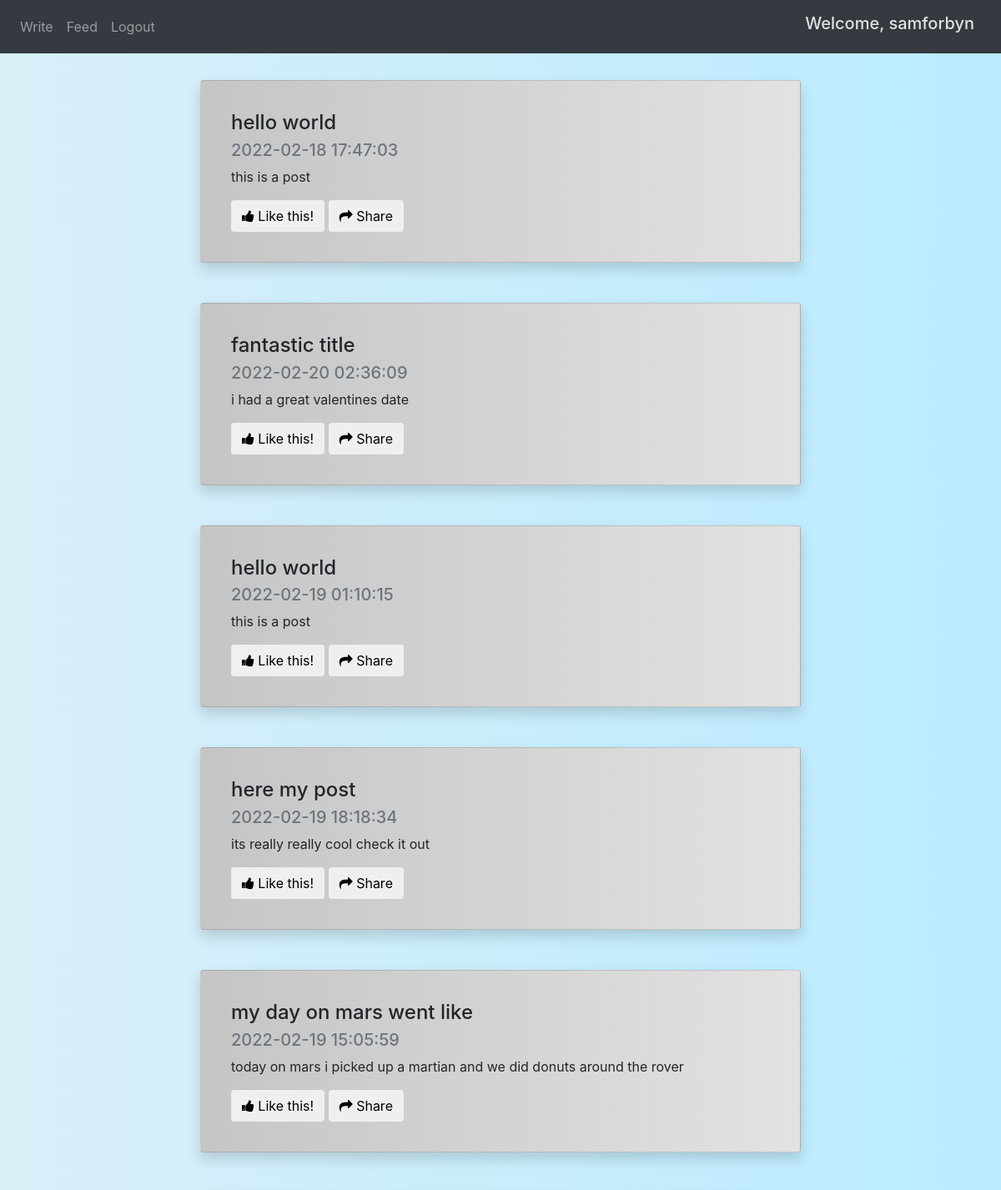
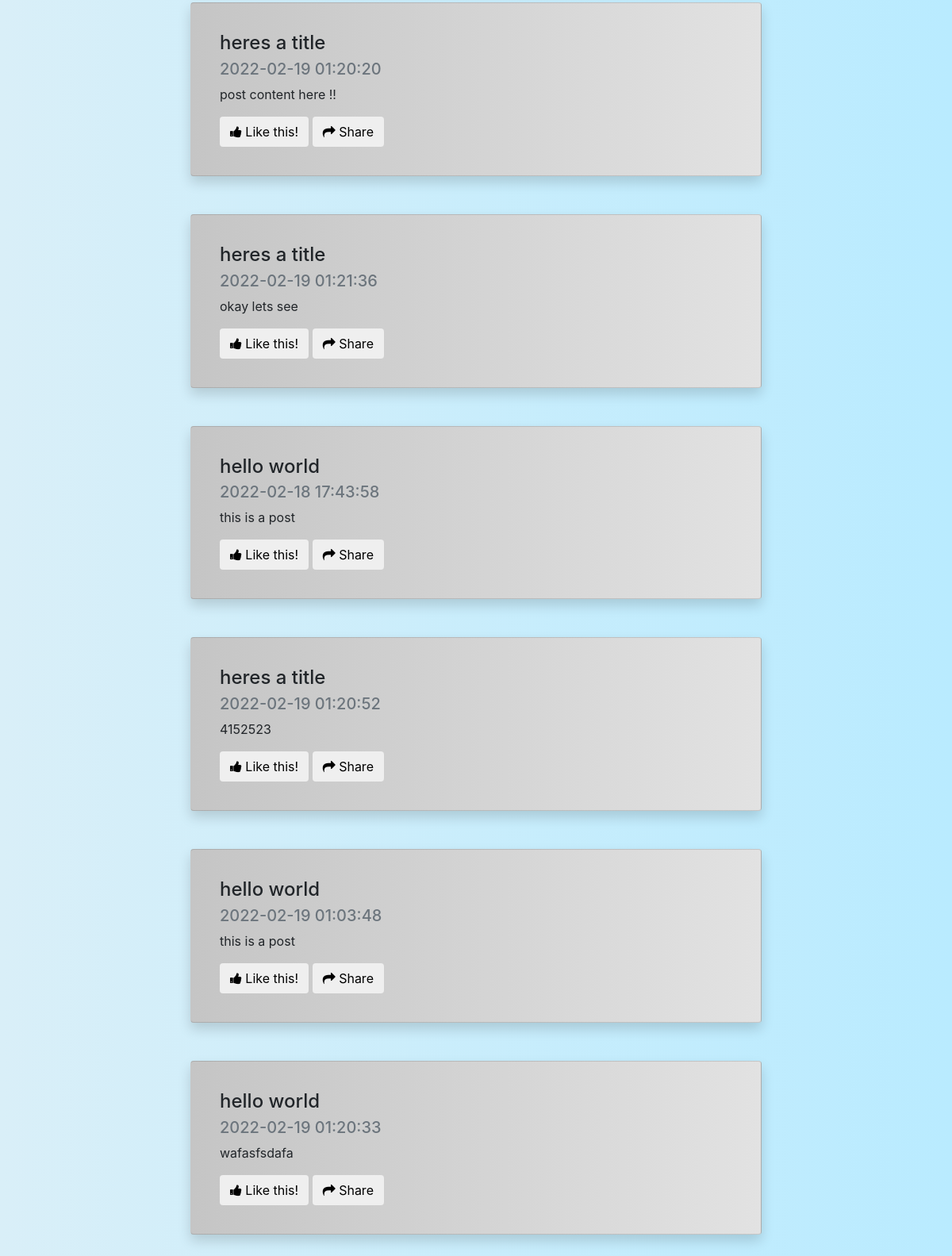
Page /feed (signed in) on the committed database (2 pictures, top to bottom).
### website/models.py (models this page shows, shortened)
class Users(db.Model, UserMixin):
    user_id = db.Column(db.Integer, primary_key=True, autoincrement=True, nullable=False)
    first_name = db.Column(db.String(175), nullable=False)
    last_name = db.Column(db.String(175), nullable=False)
    email = db.Column(db.String(175), unique=True, nullable=False)
    username = db.Column(db.String(175), unique=True, nullable=False)
    password = db.Column(db.String(512), nullable=False)

class Posts(db.Model):
    post_id = db.Column(db.Integer, primary_key=True, autoincrement=True)
    post_title = db.Column(db.String(175))
    post_content = db.Column(db.String(10000))
    post_image = db.Column(db.LargeBinary)
    post_date = db.Column(db.DateTime(timezone=True), default = func.now())
    post_author = db.Column(db.Integer, db.ForeignKey('users.user_id'))

### website/views.py (the view)
@views.route('/feed')
@login_required
def feed():
    all_posts = db.session.query(Posts).all()
    def shuffle_filter(posts):
        try:
            result = list(posts)
            random.shuffle(result)
            return result
        except:
            return posts
    shuffled = shuffle_filter(all_posts)
    return render_template('feed.html', user=current_user, all_posts=shuffled)

### website/__init__.py (called while the page is built)
def create_app():
    app = Flask(__name__)
    app.config['SECRET_KEY'] = SECRET_KEY
    app.config['SQLALCHEMY_DATABASE_URI'] = f'sqlite:///{DB_NAME}'
    app.config['SQLALCHEMY_TRACK_MODIFICATIONS'] = False
    db.init_app(app)
    from .views import views
    from .auth import auth
    app.register_blueprint(views, url_prefix='/')
    app.register_blueprint(auth, url_prefix='/')
    from .models import Users, Posts, Favorites
    create_database(app)
    login_manager = LoginManager()
    login_manager.login_view = 'auth.login'
    login_manager.init_app(app)
    @login_manager.user_loader
    def load_user(id):
        return Users.query.get(int(id))
    return app

### website/templates/feed.html (shortened to what this page needs)
{% extends 'base.html'%}
{% block style%}
<link rel="stylesheet" href="static/feed_css.css">
{% endblock %}
{% block body%}
    {% for post in all_posts %}
    <div align="center">
        <div class="card shadow p-3 mb-5 bg-white rounded postBG">
            <div class="card-body" align="left">
                <h4 class="card-title">{{ post.post_title }}</h4>
                <h5 class="card-subtitle mb-2 text-muted">{{ post.post_date }}</h5>
                <p class="card-text">{{ post.post_content }}</p>
                <button class="btn btn-white btn-xs"><i class="fa fa-thumbs-up"></i> Like this!</button>
                <button class="btn btn-white btn-xs"><i class="fa fa-share"></i> Share</button>
            </div>
        </div>
    </div>
    {% endfor %}
{% endblock %}

### website/templates/base.html (shortened to what this page needs)
<!DOCTYPE html>
<html lang="en">
<head>
    <link rel="stylesheet" href="https://stackpath.bootstrapcdn.com/bootstrap/4.1.3/css/bootstrap.min.css">
    <link href="https://stackpath.bootstrapcdn.com/font-awesome/4.7.0/css/font-awesome.min.css" rel="stylesheet">
    {% block style%}{% endblock %}
</head>
<body>
    <nav class = "navbar navbar-expand-lg navbar-dark bg-dark">
        <div class ="collapse navbar-collapse" id="navbar">
            <div class ="navbar-nav">
                {% if user.is_authenticated %}
                <a id = "home" href="/home" class="nav-item nav-link">Write</a>
                <a id = "home" href="/feed" class="nav-item nav-link">Feed</a>
                <a id = "logout" href="/logout" class="nav-item nav-link">Logout</a>
                {% else %}
                <a id = "login" href="/login" class="nav-item nav-link">Login</a>
                <a id = "signUp" href="/sign-up" class="nav-item nav-link">Sign Up</a>
                {% endif %}
            </div>
        </div>
        <h5 id = "welcome" class=" nav-item nav-link ml-auto" href="">Welcome, {{ user.username }}</h5>
    </nav>
    <div class="container">
        {% block body%}
        {%endblock%}
    </div>
</body>
</html>

### website/static/feed_css.css (style rules this page uses)
body { background-image: linear-gradient(to right,#d9eff8, #b9ebff); }
.postBG { background-image: linear-gradient(to left,#e2e2e2, #c5c5c5); margin-top: 2rem; margin-bottom: 1rem; width: 60vw; }
#welcome { color: #e2e2e2; }

### rows in the picture
Users: username "samforbyn"
Posts: post_title "hello world", post_date "2022-02-18 17:47:03", post_content "this is a post"
Posts: post_title "fantastic title", post_date "2022-02-20 02:36:09", post_content "i had a great valentines date"
Posts: post_title "hello world", post_date "2022-02-19 01:10:15", post_content "this is a post"
Posts: post_title "here my post", post_date "2022-02-19 18:18:34", post_content "its really really cool check it out"
Posts: post_title "my day on mars went like", post_date "2022-02-19 15:05:59", post_content "today on mars i picked up a martian and we did donuts around the rover"
Posts: post_title "heres a title", post_date "2022-02-19 01:20:20", post_content "post content here !!"
Posts: post_title "heres a title", post_date "2022-02-19 01:21:36", post_content "okay lets see"
Posts: post_title "hello world", post_date "2022-02-18 17:43:58", post_content "this is a post"
Posts: post_title "heres a title", post_date "2022-02-19 01:20:52", post_content "4152523"
Posts: post_title "hello world", post_date "2022-02-19 01:03:48", post_content "this is a post"
Posts: post_title "hello world", post_date "2022-02-19 01:20:33", post_content "wafasfsdafa"
